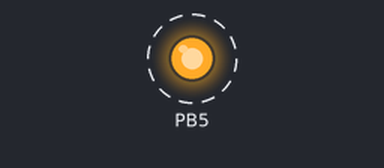
A program run on a simulated ATmega328P, built with avr-gcc and emulated at 16 MHz. Parts: output pins drawn as LEDs (lit = HIGH). Dashed ring = blinking.

Above: at 0.2 s.
Timing chart, 0 to 3.0 s (numbered marks = the images above):
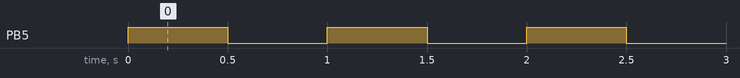

The program:

ins_and_outs.c
```c
/*
 * ins_and_outs.c
 *
 * Created: 10/07/2018 00:11:11
 * Author : José Leonardo
 * Objetivo: Criar primeiro programa funcional para o Arduino UNO, para familiarização/aprendizado
 *           Nesse caso, esse programa fará um gerador de pulso de 0.5s ("Hello World da Eletrônica Digital")
 */

//1º: definir frequência que será utilizada
#define F_CPU (16000000)				//(nesse caso, 16 MHz do cristal oscilador externo do Arduino)

//2º: definir bibliotecas utilizadas
#include <avr/io.h>
#include <util/delay.h>

/*3º: definir funções que serão utilizadas no projeto (elas são definidas aqui, pois melhora
*     a visualização do código como um todo).
*
*     Como visto no datasheet do microcontrolador, para trabalharmos com uma das GPIO, devemos utilizar a função DDRB,
*     que funciona da seguinte forma:
*
* registrador = registrador OU bit_de_interesse(1) -> ligando um determinado bit
* registrador = registrador E [NÃO bit_de_interesse(1)] -> desligando um determinado bit
*
*     traduzindo para um pseudo-código: reg |= (1<<bit) e reg &= ~(1<<(bit))
*/

#define bit_set(reg,bit) (reg |= (1<<bit))
#define bit_reset(reg,bit) (reg &= ~(1<<bit))

int main(void)
{
	bit_set (DDRB,PORTB5);	/* Como visto no datasheet, quando temos um bit do DDRx em 1, temos aquele bit do registrador como
				 * saída. Então, usando a função que acabamos de definir, ligamos o bit 5 do DDRB (0001 0000),
				 * definindo-o então como saída!*/
    while (1)
    {
		bit_set(PORTB,PORTB5);					//liga o bit 5 do PORTB
		_delay_ms(500);						//Aguarda 500 ms
		bit_reset(PORTB,PORTB5);				//desliga o bit 5 do PORTB
		_delay_ms(500);						//Aguarda 500 ms
    }
}
```

Measured:
- by itself, PB5: alternates HIGH for 0.50 s and LOW for 0.50 s
